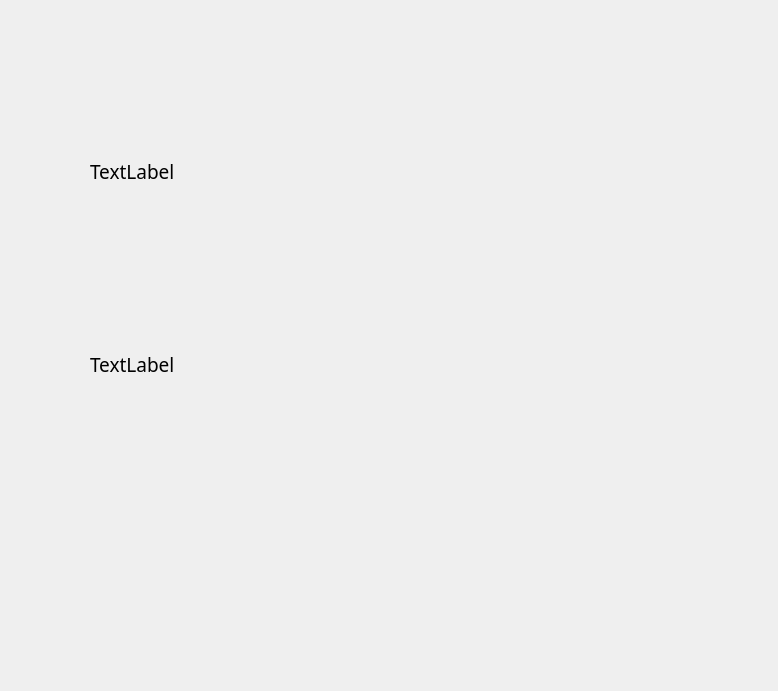
<?xml version="1.0" encoding="UTF-8"?>
<ui version="4.0">
 <class>PlayerSelection</class>
 <widget class="QWidget" name="PlayerSelection">
  <property name="geometry">
   <rect>
    <x>0</x>
    <y>0</y>
    <width>778</width>
    <height>691</height>
   </rect>
  </property>
  <property name="windowTitle">
   <string>Form</string>
  </property>
  <property name="layoutDirection">
   <enum>Qt::RightToLeft</enum>
  </property>
  <widget class="QPushButton" name="pushButton">
   <property name="geometry">
    <rect>
     <x>110</x>
     <y>190</y>
     <width>131</width>
     <height>131</height>
    </rect>
   </property>
   <property name="styleSheet">
    <string notr="true">color: rgb(0, 0, 0);
background-color: rgba(255, 255, 255,0);
border:none</string>
   </property>
   <property name="text">
    <string/>
   </property>
  </widget>
  <widget class="QPushButton" name="pushButton_2">
   <property name="geometry">
    <rect>
     <x>560</x>
     <y>190</y>
     <width>141</width>
     <height>131</height>
    </rect>
   </property>
   <property name="styleSheet">
    <string notr="true">color: rgb(0, 0, 0);
background-color: rgba(255, 255, 255,0);
border:none</string>
   </property>
   <property name="text">
    <string/>
   </property>
  </widget>
  <widget class="QPushButton" name="pushButton_4">
   <property name="geometry">
    <rect>
     <x>110</x>
     <y>410</y>
     <width>131</width>
     <height>121</height>
    </rect>
   </property>
   <property name="styleSheet">
    <string notr="true">color: rgb(0, 0, 0);
background-color: rgba(255, 255, 255,0);
border:none</string>
   </property>
   <property name="text">
    <string/>
   </property>
  </widget>
  <widget class="QLabel" name="label_4">
   <property name="geometry">
    <rect>
     <x>90</x>
     <y>349</y>
     <width>611</width>
     <height>31</height>
    </rect>
   </property>
   <property name="font">
    <font>
     <family>Gilroy-Bold</family>
     <pointsize>14</pointsize>
     <bold>false</bold>
    </font>
   </property>
   <property name="text">
    <string>TextLabel</string>
   </property>
  </widget>
  <widget class="QLabel" name="label_3">
   <property name="geometry">
    <rect>
     <x>90</x>
     <y>146</y>
     <width>611</width>
     <height>51</height>
    </rect>
   </property>
   <property name="font">
    <font>
     <family>Gilroy-Bold</family>
     <pointsize>14</pointsize>
     <bold>false</bold>
    </font>
   </property>
   <property name="layoutDirection">
    <enum>Qt::LeftToRight</enum>
   </property>
   <property name="text">
    <string>TextLabel</string>
   </property>
  </widget>
  <widget class="QPushButton" name="pushButton_3">
   <property name="geometry">
    <rect>
     <x>560</x>
     <y>410</y>
     <width>141</width>
     <height>121</height>
    </rect>
   </property>
   <property name="styleSheet">
    <string notr="true">color: rgb(0, 0, 0);
background-color: rgba(255, 255, 255,0);
border:none</string>
   </property>
   <property name="text">
    <string/>
   </property>
  </widget>
  <widget class="QPushButton" name="pushButton_5">
   <property name="geometry">
    <rect>
     <x>330</x>
     <y>240</y>
     <width>131</width>
     <height>51</height>
    </rect>
   </property>
   <property name="styleSheet">
    <string notr="true">color: rgb(0, 0, 0);
background-color: rgba(255, 255, 255,0);
border:none</string>
   </property>
   <property name="text">
    <string/>
   </property>
  </widget>
  <widget class="QPushButton" name="pushButton_6">
   <property name="geometry">
    <rect>
     <x>330</x>
     <y>450</y>
     <width>131</width>
     <height>51</height>
    </rect>
   </property>
   <property name="styleSheet">
    <string notr="true">color: rgb(0, 0, 0);
background-color: rgba(255, 255, 255,0);
border:none</string>
   </property>
   <property name="text">
    <string/>
   </property>
  </widget>
  <widget class="QPushButton" name="pushButton_7">
   <property name="geometry">
    <rect>
     <x>130</x>
     <y>230</y>
     <width>201</width>
     <height>171</height>
    </rect>
   </property>
   <property name="styleSheet">
    <string notr="true">color: rgb(0, 0, 0);
background-color: rgba(255, 255, 255,0);
border:none</string>
   </property>
   <property name="text">
    <string/>
   </property>
  </widget>
  <widget class="QPushButton" name="pushButton_8">
   <property name="geometry">
    <rect>
     <x>460</x>
     <y>230</y>
     <width>191</width>
     <height>171</height>
    </rect>
   </property>
   <property name="styleSheet">
    <string notr="true">color: rgb(0, 0, 0);
background-color: rgba(255, 255, 255,0);
border:none</string>
   </property>
   <property name="text">
    <string/>
   </property>
  </widget>
  <widget class="QPushButton" name="pushButton_9">
   <property name="geometry">
    <rect>
     <x>340</x>
     <y>460</y>
     <width>121</width>
     <height>51</height>
    </rect>
   </property>
   <property name="styleSheet">
    <string notr="true">color: rgb(0, 0, 0);
background-color: rgba(255, 255, 255,0);
border:none</string>
   </property>
   <property name="text">
    <string/>
   </property>
  </widget>
 </widget>
 <resources/>
 <connections/>
</ui>
